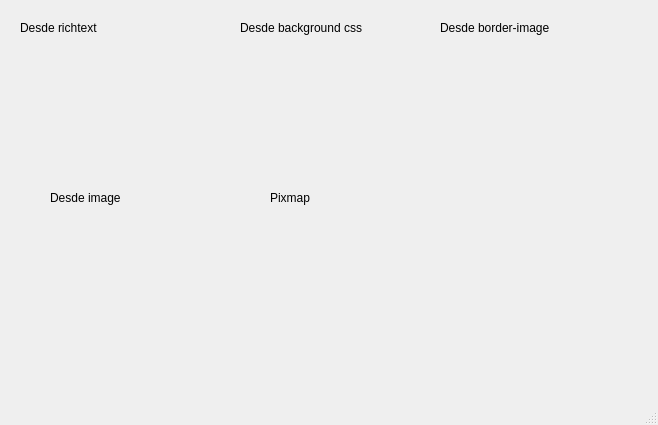
<?xml version="1.0" encoding="UTF-8"?>
<ui version="4.0">
 <class>MainWindow</class>
 <widget class="QMainWindow" name="MainWindow">
  <property name="geometry">
   <rect>
    <x>0</x>
    <y>0</y>
    <width>658</width>
    <height>425</height>
   </rect>
  </property>
  <property name="windowTitle">
   <string>MainWindow</string>
  </property>
  <widget class="QWidget" name="centralwidget">
   <widget class="QLabel" name="label_2">
    <property name="geometry">
     <rect>
      <x>20</x>
      <y>20</y>
      <width>101</width>
      <height>16</height>
     </rect>
    </property>
    <property name="text">
     <string>Desde richtext</string>
    </property>
   </widget>
   <widget class="QLabel" name="label_3">
    <property name="geometry">
     <rect>
      <x>240</x>
      <y>20</y>
      <width>141</width>
      <height>16</height>
     </rect>
    </property>
    <property name="text">
     <string>Desde background css</string>
    </property>
   </widget>
   <widget class="QLabel" name="label_7">
    <property name="geometry">
     <rect>
      <x>440</x>
      <y>20</y>
      <width>141</width>
      <height>16</height>
     </rect>
    </property>
    <property name="text">
     <string>Desde border-image</string>
    </property>
   </widget>
   <widget class="QLabel" name="label_8">
    <property name="geometry">
     <rect>
      <x>450</x>
      <y>60</y>
      <width>121</width>
      <height>71</height>
     </rect>
    </property>
    <property name="styleSheet">
     <string notr="true">border-image: url(:/Meme/Xd.jpg);</string>
    </property>
    <property name="text">
     <string/>
    </property>
   </widget>
   <widget class="QLabel" name="label_9">
    <property name="geometry">
     <rect>
      <x>40</x>
      <y>220</y>
      <width>121</width>
      <height>121</height>
     </rect>
    </property>
    <property name="styleSheet">
     <string notr="true">
image: url(:/Meme/Xd.jpg);</string>
    </property>
    <property name="text">
     <string/>
    </property>
   </widget>
   <widget class="QLabel" name="label_10">
    <property name="geometry">
     <rect>
      <x>50</x>
      <y>190</y>
      <width>141</width>
      <height>16</height>
     </rect>
    </property>
    <property name="text">
     <string>Desde image</string>
    </property>
   </widget>
   <widget class="QLabel" name="label_4">
    <property name="geometry">
     <rect>
      <x>250</x>
      <y>60</y>
      <width>141</width>
      <height>71</height>
     </rect>
    </property>
    <property name="styleSheet">
     <string notr="true">background-image: url(:/Meme/Xd.jpg);</string>
    </property>
    <property name="text">
     <string/>
    </property>
   </widget>
   <widget class="QLabel" name="label_11">
    <property name="geometry">
     <rect>
      <x>270</x>
      <y>190</y>
      <width>141</width>
      <height>16</height>
     </rect>
    </property>
    <property name="text">
     <string>Pixmap</string>
    </property>
   </widget>
   <widget class="QLabel" name="label_5">
    <property name="geometry">
     <rect>
      <x>270</x>
      <y>220</y>
      <width>151</width>
      <height>141</height>
     </rect>
    </property>
    <property name="text">
     <string/>
    </property>
    <property name="pixmap">
     <pixmap resource="../Imagenes/recursos.qrc">:/Meme/uat-logo.jpg</pixmap>
    </property>
    <property name="scaledContents">
     <bool>true</bool>
    </property>
   </widget>
   <widget class="QLabel" name="label">
    <property name="geometry">
     <rect>
      <x>10</x>
      <y>50</y>
      <width>151</width>
      <height>81</height>
     </rect>
    </property>
    <property name="text">
     <string>&lt;html&gt;&lt;head/&gt;&lt;body&gt;&lt;p&gt;&lt;img src=&quot;:/Meme/Xd.jpg&quot;/&gt;&lt;/p&gt;&lt;/body&gt;&lt;/html&gt;</string>
    </property>
   </widget>
  </widget>
  <widget class="QMenuBar" name="menubar">
   <property name="geometry">
    <rect>
     <x>0</x>
     <y>0</y>
     <width>658</width>
     <height>21</height>
    </rect>
   </property>
  </widget>
  <widget class="QStatusBar" name="statusbar"/>
 </widget>
 <resources>
  <include location="../Imagenes/recursos.qrc"/>
 </resources>
 <connections/>
</ui>
